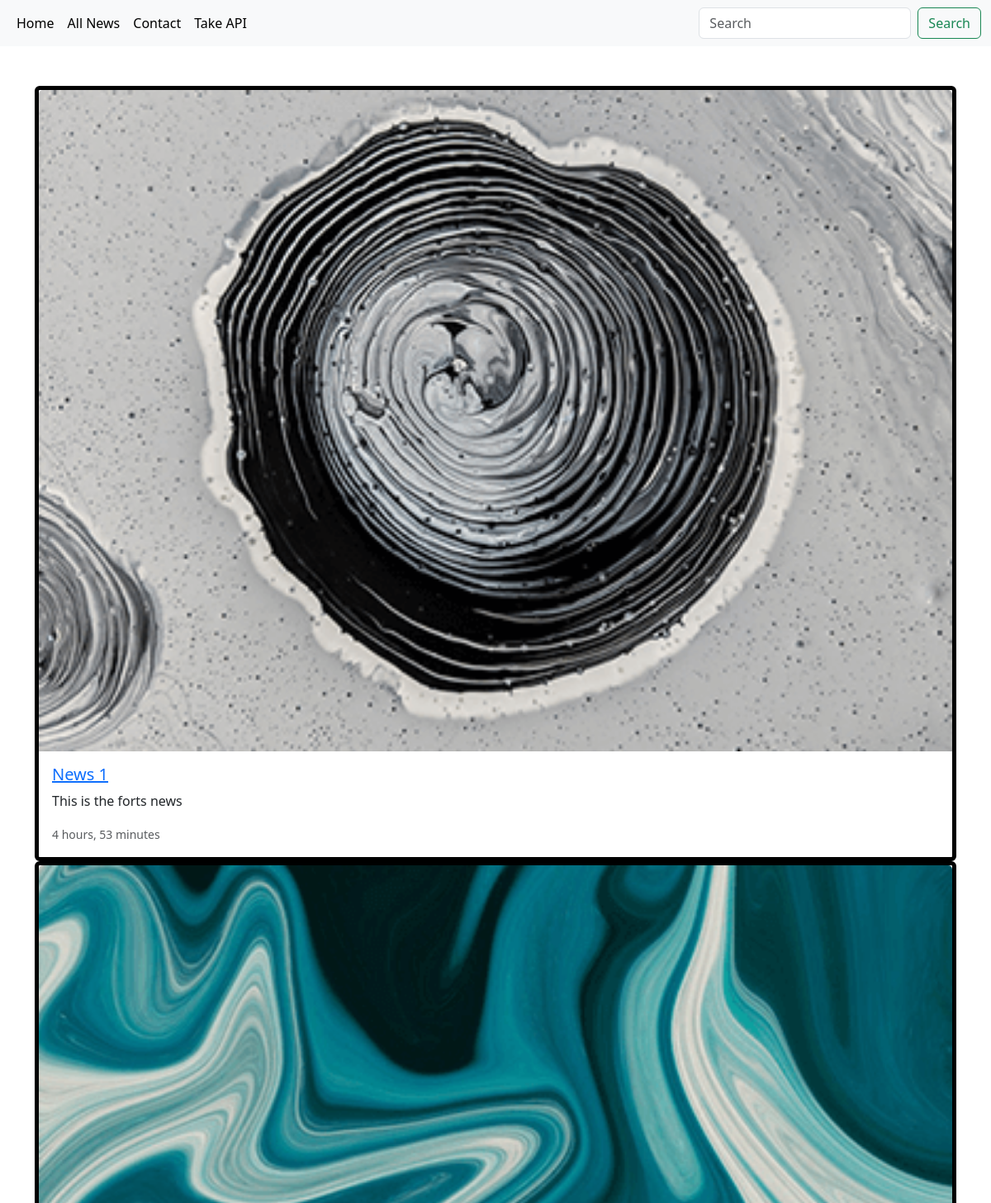
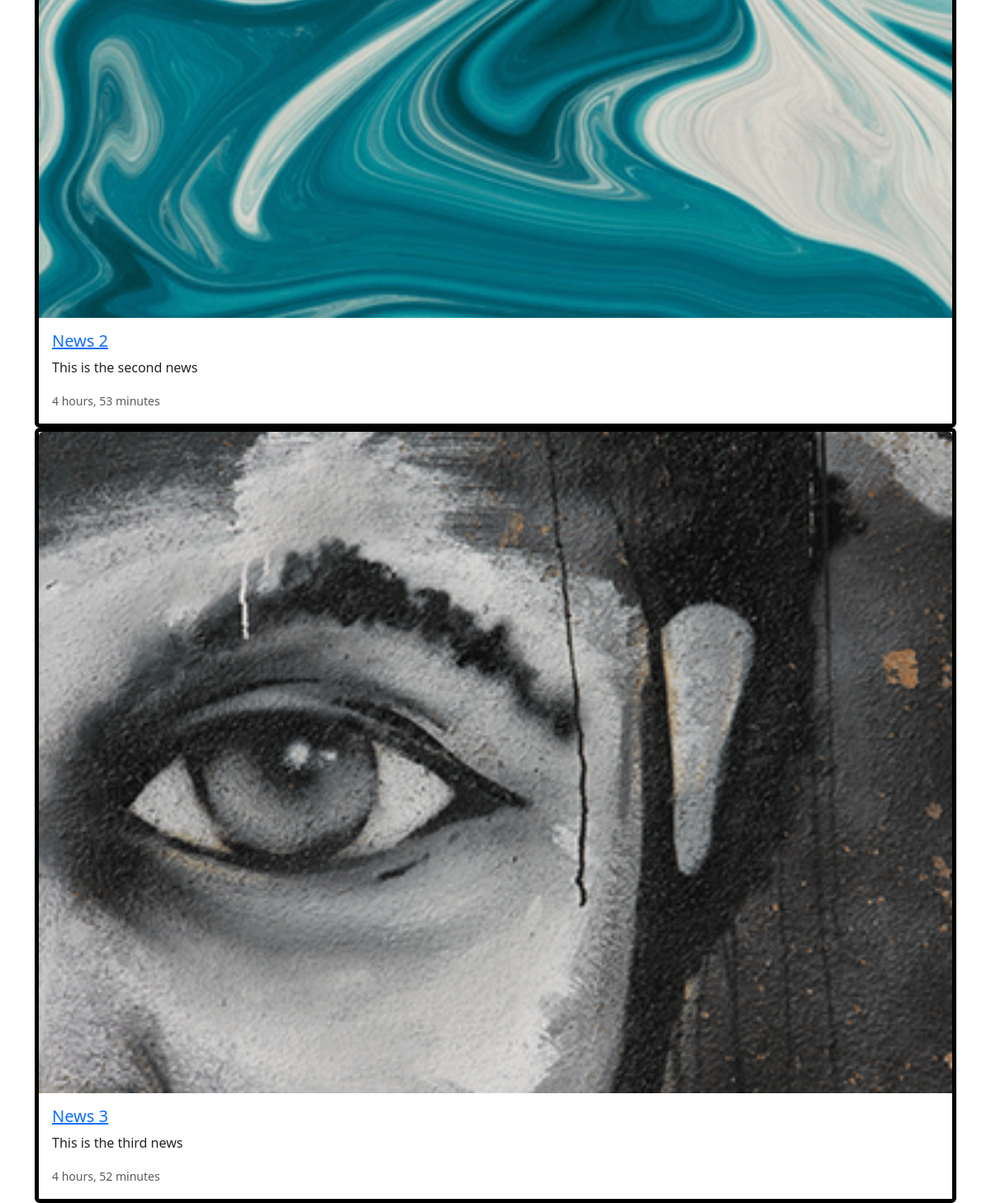
Page /news/ on the committed database (2 pictures, top to bottom).
### home/models.py (models this page shows, shortened)
class NewsModel(models.Model):
    image = models.ImageField(upload_to='news image')
    banner = models.ImageField(upload_to='news banner')
    title = models.CharField(max_length=100)
    short_description = models.CharField(max_length=100)
    long_description = RichTextUploadingField()
    created_at = models.DateTimeField(auto_now_add=True)
    class Meta:
        verbose_name = 'news'
        verbose_name_plural = 'news'

### home/views.py (the view)
# urls.py: path('news/', NewsListView.as_view(), name='news'),
class NewsListView(ListView):
    template_name = 'layouts/news.html'
    def get_queryset(self):
        q = self.request.GET.get('q', '')
        return NewsModel.objects.filter(
            Q(title__icontains=q) |
            Q(short_description__icontains=q)
        )

### templates/layouts/news.html
{% extends 'base.html' %}
{% block content %}
    <div class="container mt-5">
        <div class="card-deck">
            {% for news in object_list %}
                <div style="border: 5px solid black" class="card">
                    <img class="card-img-top" src="{{ news.image.url }}" alt="Card image cap">
                    <div class="card-body">
                        <a href="{% url 'home:detail' pk=news.pk %}">
                            <h5 class="card-title">{{ news.title }}</h5>
                        </a>
                        <p class="card-text">{{ news.short_description }}</p>
                        <p class="card-text"><small class="text-muted">{{ news.created_at|timesince }}</small></p>
                    </div>
                </div>
            {% endfor %}
        </div>
    </div>
{% endblock %}

### rows in the picture
NewsModel: image (picture), title "News 1", short_description "This is the forts news", created_at "4 hours, 53 minutes"
NewsModel: image (picture), title "News 2", short_description "This is the second news", created_at "4 hours, 53 minutes"
NewsModel: image (picture), title "News 3", short_description "This is the third news", created_at "4 hours, 52 minutes"
